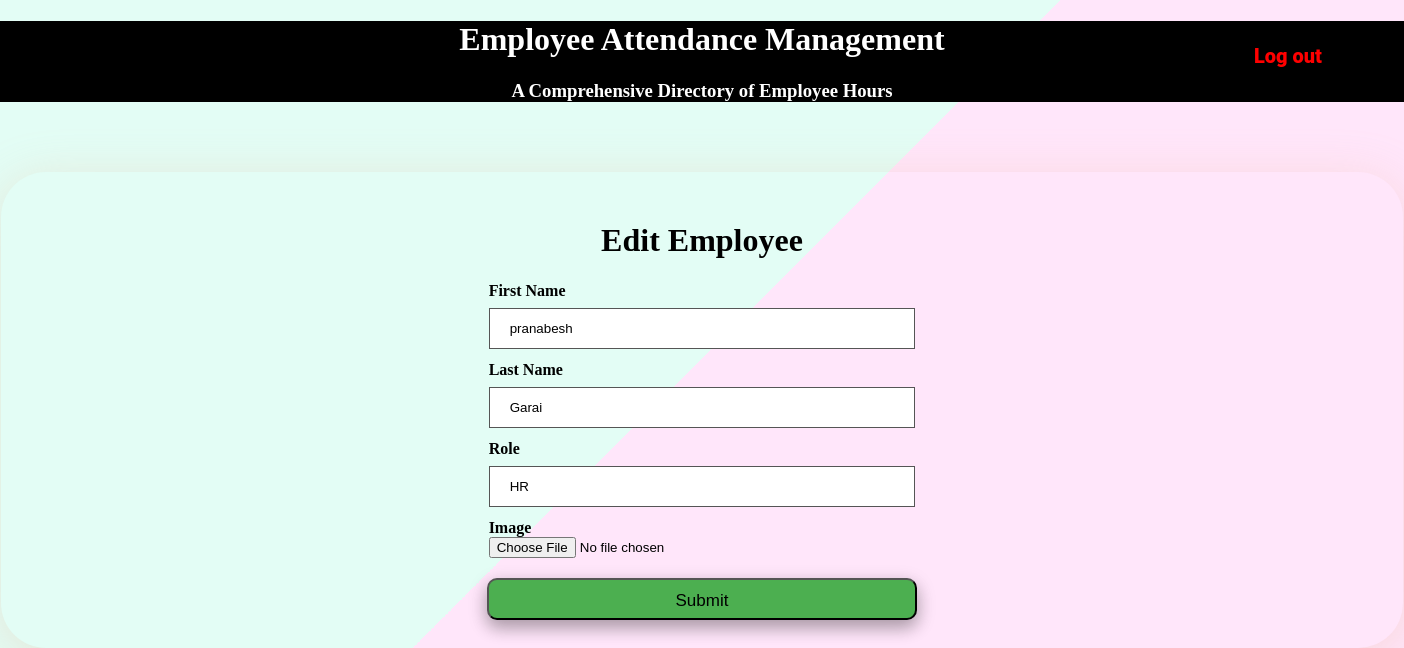
Screenshot of /editemp/4 with the database file from the repository.
### run.py (models this page shows)
class Employee(db.Model):
    __tablename__='employee'
    id=db.Column(db.Integer,autoincrement=True,primary_key=True)
    fname=db.Column(db.String(100))
    lname=db.Column(db.String(100))
    image_name=db.Column(db.String(500))
    status=db.Column(db.Integer,default=1)
    role=db.Column(db.String(100))
    org_img=db.Column(db.String(200))

### run.py (the view, shortened to what this page needs)
@login_required
@app.route('/editemp/<int:id>', methods =['GET', 'POST'])
def editemp(id):
    emp=Employee.query.get(id)
    return render_template("editemp.html",id=id,emp=emp)

### templates/editemp.html (shortened to what this page needs)
<!DOCTYPE html>
<html lang="en">
<head>
</head>
<body>
    <div class="jumbotron" style="background-color: black; color: white">
        <h1 class="text-center"align="center">Employee Attendance Management</h1>
        <h3 class="text-center"align="center">A Comprehensive Directory of Employee Hours</h3>
        <button class="button-21"><a href="{{ url_for('logout') }}">Log out</a></button>
    </div>
    <div class="panel panel-primary">
        <div class="panel-heading">
            <h1 class="panel-title" align ="center"><strong>Edit Employee</strong></h1>
        </div>
        <div class="panel-body">
            <form action="{{ url_for('editemp',id=id) }}" method="post" enctype="multipart/form-data">
                <div class="form-group">
                    <label for="employee-name-input">First Name</label>
                    <input class="form-control" id="employee-name-input" value="{{ emp.fname }}" name="fname"
                        type="text" required>
                </div>
                <div class="form-group">
                    <label for="employee-name-input">Last Name</label>
                    <input class="form-control" id="employee-name-input" value="{{ emp.lname }}" name="lname"
                        type="text" required>
                </div>
                <div class="form-group">
                    <label for="role-input">Role</label>
                    <input class="form-control" id="role-input" name="role" value="{{ emp.role }}" type="text">
                </div>
                <div class="form-group">
                    <label for="role-input">Image</label>
                    <input type="file" id="img" name="img" accept="image/*" >
                </div></br>
                <button class="btn btn-primary" id="add-employee-btn" type="submit">Submit</button>
            </form>
        </div>
    </div>
</body>
</html>

### templates/editemp.html (style rules this page uses)
body { margin: 0px; padding: 0px; background-image: linear-gradient(-225deg, #E3FDF5 50%, #FFE6FA 50%); }
input { width: 100%; }
.form-group { margin: auto 34%; padding: 2px; font-weight: 600; }
input[type=text] { width: 100%; padding: 12px 20px; margin: 8px 0; box-sizing: border-box; border: 1px solid #555; }
#add-employee-btn { background-color: #4CAF50; right: 10%; padding: 11px 19px; width: 32%; height: 42px; margin: auto; margin-left: 34%; cursor: pointer; font-size: 17px; border-radius: 10px; box-shadow: 0 8px 16px 0 rgba(0, 0, 0, 0.2), 0 6px 20px 0 rgba(0, 0, 0, 0.19); }
.panel { width: 1346px; height: auto; border-radius: 45px; margin: 5% auto; box-shadow: 0 9px 50px hsla(20, 67%, 75%, 0.31); padding: 2%; }
.button-21 { background: black; cursor: pointer; font-family: nunito, roboto, proxima-nova, "proxima nova", sans-serif; font-size: 20px; font-weight: 800; line-height: 16px; min-height: 40px; outline: 0; margin-top: -90px; border: none; float: right; padding: 17px 82px; text-align: center; text-decoration: none; }
.button-21 a { color: red; text-decoration: none; }

### rows the page displays
Employee: fname "pranabesh", lname "Garai", role "HR"
